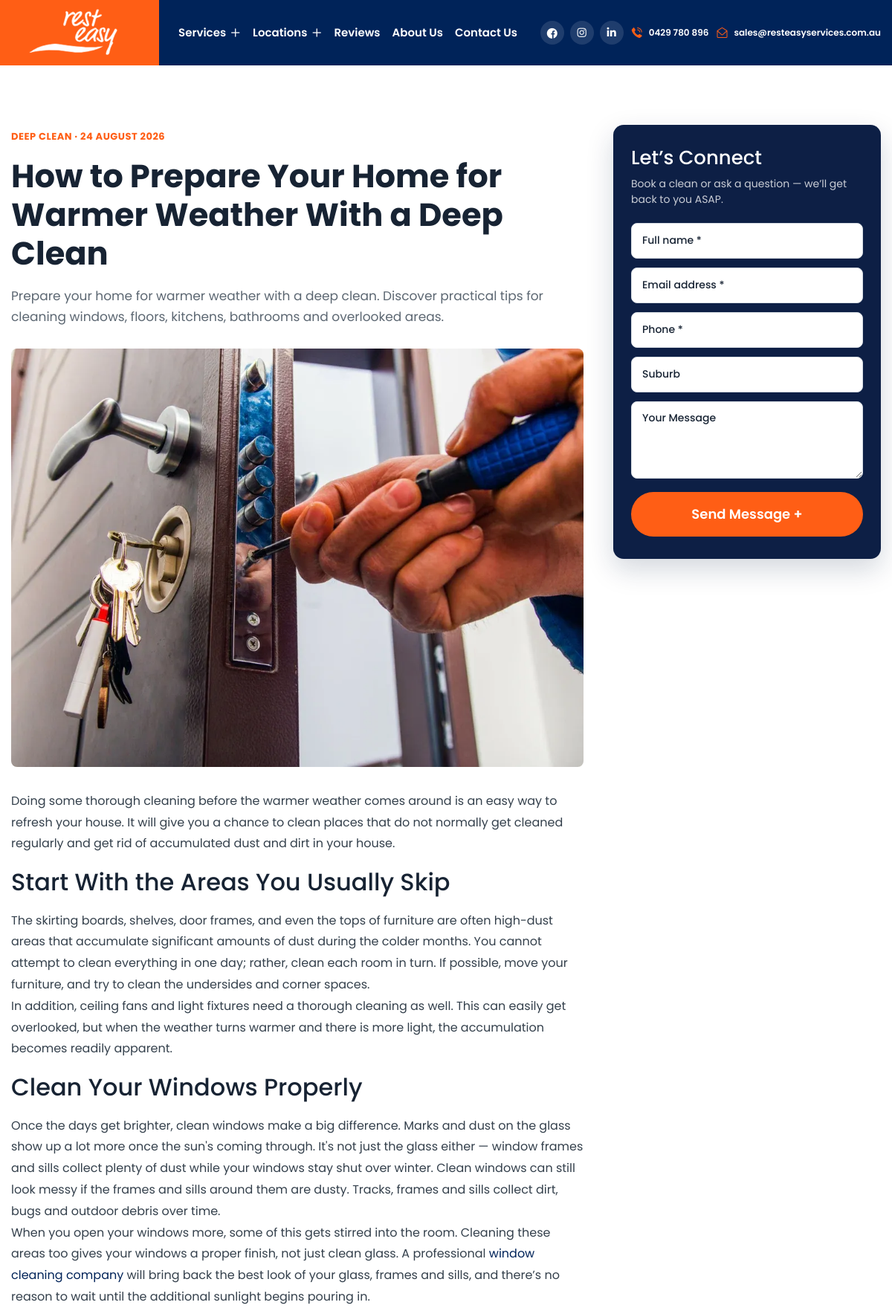
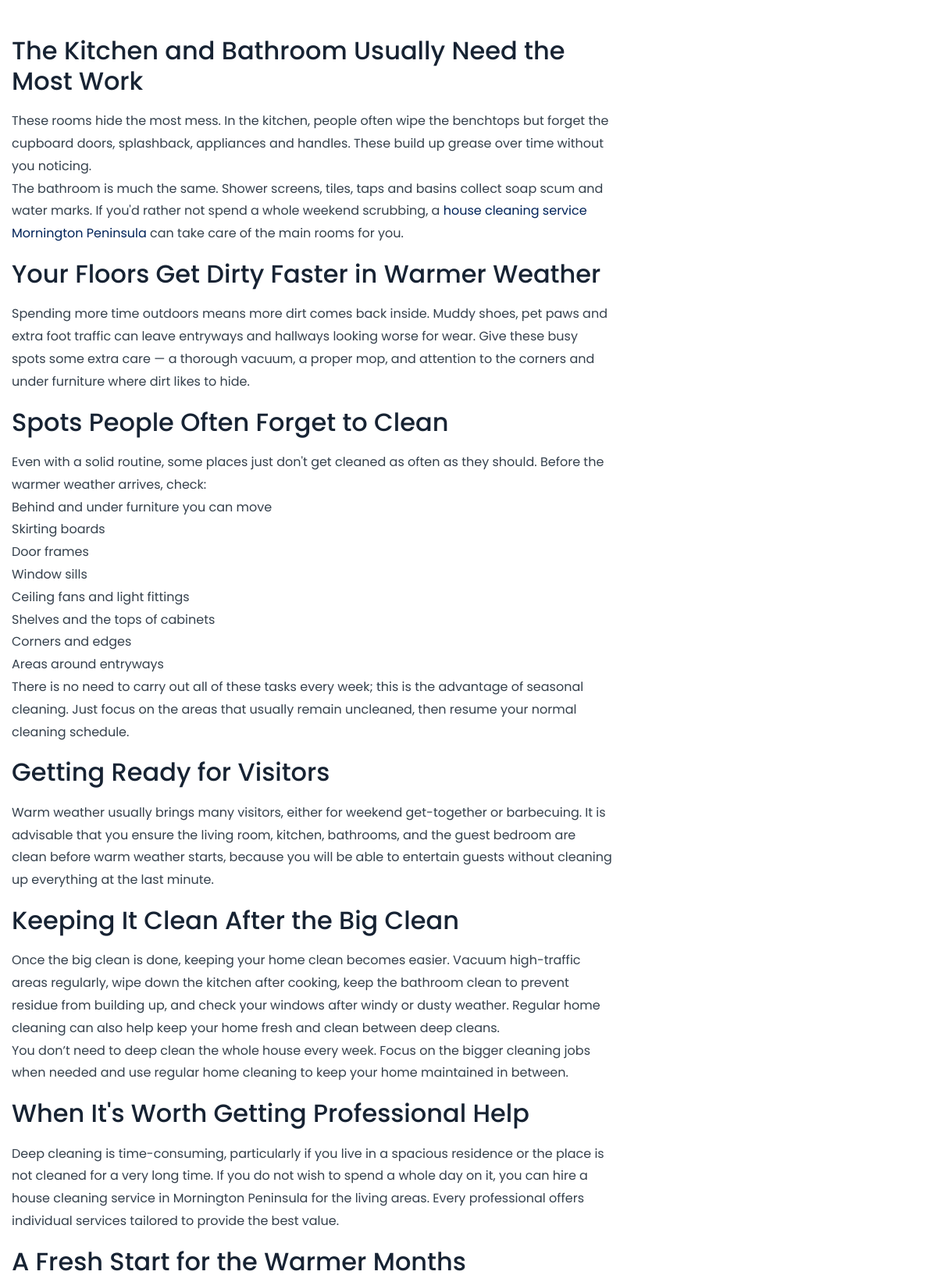
Screenshot of /blog/prepare-home-with-deep-clean (upper part) with the database file from the repository (2 pictures, top to bottom).
### tables this page shows
CREATE TABLE posts (
            id INTEGER PRIMARY KEY AUTOINCREMENT,
            title TEXT NOT NULL,
            slug TEXT NOT NULL UNIQUE,
            excerpt TEXT NOT NULL DEFAULT '',
            body TEXT NOT NULL DEFAULT '',
            featured_image TEXT,
            image_width INTEGER,
            image_height INTEGER,
            category_id INTEGER,
            meta_title TEXT NOT NULL DEFAULT '',
            meta_description TEXT NOT NULL DEFAULT '',
            status TEXT NOT NULL DEFAULT 'draft' CHECK(status IN ('draft', 'published')),
            published_at TEXT,
            created_at TEXT NOT NULL DEFAULT CURRENT_TIMESTAMP,
            updated_at TEXT NOT NULL DEFAULT CURRENT_TIMESTAMP, canonical_url TEXT NOT NULL DEFAULT '', custom_schema TEXT NOT NULL DEFAULT '',
            FOREIGN KEY(category_id) REFERENCES categories(id) ON DELETE SET NULL
        );

CREATE TABLE categories (
            id INTEGER PRIMARY KEY AUTOINCREMENT,
            name TEXT NOT NULL UNIQUE,
            slug TEXT NOT NULL UNIQUE
        );

### includes/blog/db.php (called while the page is built, shortened)
<?php
function blog_db(): PDO
{
    $db = new PDO('sqlite:' . BLOG_DB_PATH, null, null, [
        PDO::ATTR_ERRMODE => PDO::ERRMODE_EXCEPTION,
        PDO::ATTR_DEFAULT_FETCH_MODE => PDO::FETCH_ASSOC,
        PDO::ATTR_EMULATE_PREPARES => false,
    ]);
    $db->exec('PRAGMA journal_mode = WAL');
    $db->exec('PRAGMA foreign_keys = ON');
    blog_migrate($db);
    return $db;
}
function blog_migrate(PDO $db): void
{
    $db->exec(
        'CREATE TABLE IF NOT EXISTS admins (
            id INTEGER PRIMARY KEY AUTOINCREMENT,
            email TEXT NOT NULL UNIQUE,
            password_hash TEXT NOT NULL,
            must_change_password INTEGER NOT NULL DEFAULT 1,
            created_at TEXT NOT NULL DEFAULT CURRENT_TIMESTAMP
        );
        CREATE TABLE IF NOT EXISTS categories (
            id INTEGER PRIMARY KEY AUTOINCREMENT,
            name TEXT NOT NULL UNIQUE,
            slug TEXT NOT NULL UNIQUE
        );
        CREATE TABLE IF NOT EXISTS posts (
            id INTEGER PRIMARY KEY AUTOINCREMENT,
            title TEXT NOT NULL,
            slug TEXT NOT NULL UNIQUE,
            excerpt TEXT NOT NULL DEFAULT \'\',
            body TEXT NOT NULL DEFAULT \'\',
            featured_image TEXT,
            image_width INTEGER,
            image_height INTEGER,
            category_id INTEGER,
            meta_title TEXT NOT NULL DEFAULT \'\',
            meta_description TEXT NOT NULL DEFAULT \'\',
            canonical_url TEXT NOT NULL DEFAULT \'\',
            custom_schema TEXT NOT NULL DEFAULT \'\',
            status TEXT NOT NULL DEFAULT \'draft\' CHECK(status IN (\'draft\', \'published\')),
            published_at TEXT,
            created_at TEXT NOT NULL DEFAULT CURRENT_TIMESTAMP,
            updated_at TEXT NOT NULL DEFAULT CURRENT_TIMESTAMP,
            FOREIGN KEY(category_id) REFERENCES categories(id) ON DELETE SET NULL
        );
        CREATE INDEX IF NOT EXISTS posts_slug_idx ON posts(slug);
        CREATE INDEX IF NOT EXISTS posts_status_published_idx ON posts(status, published_at);'
    );
    blog_add_column_if_missing($db, 'posts', 'canonical_url', "TEXT NOT NULL DEFAULT ''");
    blog_add_column_if_missing($db, 'posts', 'custom_schema', "TEXT NOT NULL DEFAULT ''");
}
function blog_add_column_if_missing(PDO $db, string $table, string $column, string $definition): void
{
    $columns = $db->query('PRAGMA table_info(' . $table . ')')->fetchAll();
    foreach ($columns as $existingColumn) {
        if ($existingColumn['name'] === $column) {
            return;
        }
    }
}

### includes/blog/posts.php (called while the page is built, shortened)
<?php
require_once __DIR__ . '/db.php';
require_once __DIR__ . '/sanitize.php';
function blog_post_by_slug(string $slug, bool $publishedOnly = true): ?array
{
    $sql = 'SELECT p.*, c.name AS category_name, c.slug AS category_slug FROM posts p
        LEFT JOIN categories c ON c.id = p.category_id WHERE p.slug = :slug';
    if ($publishedOnly) {
        $sql .= " AND p.status = 'published' AND p.published_at <= CURRENT_TIMESTAMP";
    }
    $statement = blog_db()->prepare($sql);
    $statement->execute(['slug' => $slug]);
    return $statement->fetch() ?: null;
}

### includes/blog/sanitize.php (called while the page is built, shortened)
<?php
function blog_e(?string $value): string
{
    return htmlspecialchars((string) $value, ENT_QUOTES | ENT_SUBSTITUTE, 'UTF-8');
}

### includes/google-form-config.php (called while the page is built, shortened)
<?php
$resteasyGoogleForm = array(
    'action' => 'https://docs.google.com/forms/d/e/1FAIpQLSdCIbBIsKXWtOcwRe28oKjqaYnTl6guL9RDVwQ7PWZQjdRPrA/formResponse',
    'fbzx' => '5596094188197341058',
    'fields' => array(
        'name' => 'entry.1851744550',
        'email' => 'entry.317856632',
        'phone' => 'entry.2075248938',
        'suburb' => 'entry.1778987614',
        'message' => 'entry.230954203',
    ),
);
$resteasyEnquiryEmailUrl = '/assets/inc/sendemail.php';

### blog/post.php (the view, shortened to what this page needs)
<?php
require_once __DIR__ . '/../includes/blog/posts.php';
require_once __DIR__ . '/../includes/google-form-config.php';
$slug = $_GET['slug'] ?? '';
$post = blog_post_by_slug($slug);
$googleForm = $resteasyGoogleForm;
?>
<!doctype html>
<html lang="en">
<head>
    <link rel="stylesheet" href="assets/vendors/bootstrap/css/bootstrap.min.css">
    <link rel="stylesheet" href="assets/vendors/fontawesome/css/all.min.css">
    <link rel="stylesheet" href="assets/vendors/thm-icons/style.css">
    <link rel="stylesheet" href="assets/css/style.css">
    <link rel="stylesheet" href="assets/css/responsive.css?v=20260825h">
    <link rel="stylesheet" href="assets/css/color-1.css">
    <link rel="stylesheet" href="assets/css/blog.css?v=20260825h">
</head>
<body>
<div class="page-wrapper">
<?php include __DIR__ . '/../includes/header.php'; ?>
<main class="blog-page">
    <div class="container">
        <div class="blog-post-layout">
            <article class="blog-article">
                <header class="blog-article__header">
                    <div class="blog-card__meta"><?= blog_e($post['category_name'] ?: 'Cleaning tips') ?> · <?= blog_e(date('j F Y', strtotime($post['published_at']))) ?></div>
                    <h1><?= blog_e($post['title']) ?></h1>
                    <?php if ($post['excerpt']): ?><p><?= blog_e($post['excerpt']) ?></p><?php endif; ?>
                </header>
                <?php if ($post['featured_image']): ?>
                    <img class="blog-article__hero" src="/uploads/blog/<?= blog_e($post['featured_image']) ?>" width="<?= (int) $post['image_width'] ?>" height="<?= (int) $post['image_height'] ?>" alt="<?= blog_e($post['title']) ?>" fetchpriority="high" decoding="async">
                <?php endif; ?>
                <div class="blog-article__content"><?= $post['body'] ?></div>
            </article>
            <aside class="blog-sidebar" aria-label="Get a free quote">
                <div class="blog-sidebar__cta">
                    <h2>Let’s Connect</h2>
                    <p>Book a clean or ask a question — we’ll get back to you ASAP.</p>
                    <form id="blog-sidebar-form"
                          action="<?= htmlspecialchars($googleForm['action'], ENT_QUOTES, 'UTF-8') ?>"
                          method="POST"
                          target="gform_hidden_iframe_blog"
                          class="comment-one__form blog-sidebar__form"
                          data-google-form="1"
                          data-enquiry-email-url="<?= htmlspecialchars($resteasyEnquiryEmailUrl, ENT_QUOTES, 'UTF-8') ?>"
                          autocomplete="on">
                        <div class="comment-form__input-box">
                            <input type="text" placeholder="Full name *"
                                   name="<?= htmlspecialchars($googleForm['fields']['name'], ENT_QUOTES, 'UTF-8') ?>"
                                   data-enquiry-field="name" required>
                        </div>
                        <div class="comment-form__input-box">
                            <input type="email" placeholder="Email address *"
                                   name="<?= htmlspecialchars($googleForm['fields']['email'], ENT_QUOTES, 'UTF-8') ?>"
                                   data-enquiry-field="email" required>
                        </div>
                        <div class="comment-form__input-box">
                            <input type="tel" placeholder="Phone *"
                                   name="<?= htmlspecialchars($googleForm['fields']['phone'], ENT_QUOTES, 'UTF-8') ?>"
                                   data-enquiry-field="phone" required>
                        </div>
                        <div class="comment-form__input-box">
                            <input type="text" placeholder="Suburb"
                                   name="<?= htmlspecialchars($googleForm['fields']['suburb'], ENT_QUOTES, 'UTF-8') ?>"
                                   data-enquiry-field="suburb">
                        </div>
                        <div class="comment-form__input-box">
                            <textarea placeholder="Your Message"
                                      name="<?= htmlspecialchars($googleForm['fields']['message'], ENT_QUOTES, 'UTF-8') ?>"
                                      data-enquiry-field="message" rows="4"></textarea>
                        </div>
                        <button class="thm-btn" type="submit" id="blog-sidebar-submit">
                            <span class="txt">Send Message +</span>
                        </button>
                    </form>
                </div>
            </aside>
        </div>
    </div>
</main>
</div>
</body></html>

### assets/css/color-1.css (style rules this page uses)
:root { --thm-base: #002359; --thm-base-rgb: 0, 35, 89; --thm-black: #002359; --thm-black-rgb: 0, 35, 89; }

### assets/css/blog.css (style rules this page uses)
.blog-page { padding: 80px 0; background: #fff; width: 100%; max-width: 100%; overflow-x: clip; }
.blog-page > .container { width: 100%; max-width: 1360px; }
.blog-card__meta { color: #ff5e15; font-size: 13px; font-weight: 700; text-transform: uppercase; letter-spacing: 0.04em; }
.blog-article { max-width: none; margin: 0; min-width: 0; width: 100%; }
.blog-article__header { text-align: left; margin-bottom: 28px; }
.blog-article__header h1 { font-size: clamp(26px, 3.6vw, 46px); line-height: 1.2; margin: 12px 0 16px; color: #172333; overflow: visible; height: auto; max-height: none; word-break: break-word; overflow-wrap: anywhere; }
.blog-article__header p { color: #5c6772; font-size: 17px; line-height: 1.7; margin: 0; }
.blog-article__hero { width: 100%; max-width: 100%; height: auto; margin: 0 0 32px; border-radius: 8px; display: block; }
.blog-article__content { color: #34404c; font-size: 16px; line-height: 1.8; overflow-wrap: anywhere; }
.blog-article__content h2, .blog-article__content h3 { color: #172333; margin-top: 18px; margin-bottom: 18px; overflow-wrap: anywhere; }
.blog-post-layout { display: flex !important; flex-wrap: nowrap; align-items: flex-start; gap: 40px; width: 100%; }
.blog-post-layout > .blog-article { flex: 1 1 auto; min-width: 0; max-width: none; width: auto; margin: 0; }
.blog-post-layout > .blog-sidebar { flex: 0 0 360px; width: 360px; max-width: 360px; position: sticky; top: 110px; align-self: flex-start; }
.blog-sidebar__cta { background: #0d1f45 !important; color: #fff; border-radius: 14px; padding: 28px 24px 30px; box-shadow: 0 14px 36px rgba(13, 31, 69, 0.18); }
.blog-sidebar__cta h2 { margin: 0 0 8px; color: #fff !important; font-size: 26px; line-height: 1.25; }
.blog-sidebar__cta > p { margin: 0 0 20px; color: rgba(255, 255, 255, 0.78); font-size: 14px; line-height: 1.55; }
.blog-sidebar__form .comment-form__input-box, .blog-sidebar__form .comment-form__input-boxx { margin-bottom: 12px; width: 100%; }
.blog-sidebar__form input, .blog-sidebar__form textarea { width: 100% !important; max-width: 100% !important; border: 1px solid #d7dde3 !important; background: #fff !important; color: #172333 !important; border-radius: 8px !important; padding: 12px 14px !important; font-size: 14px !important; line-height: 1.4 !important; height: auto !important; min-height: 48px; box-sizing: border-box; }
.blog-sidebar__form textarea { min-height: 96px !important; resize: vertical; }
.blog-sidebar__form .thm-btn { width: 100%; text-align: center; margin-top: 6px; background: #ff5e15 !important; border: 0; display: inline-block; }

### rows the page displays
posts: category.name "DEEP CLEAN", published_at "24 AUGUST 2026", title "How to Prepare Your Home for Warmer Weather With a Deep Clean", excerpt "Prepare your home for warmer weather with a deep clean. Discover practical tips for cleaning windows, floors, kitchens, bathrooms and overlooked areas.", featured_image (picture), body "Doing some thorough cleaning before the warmer weather comes around is an easy way to refresh your house. It will give you a chance to clean places that do not normally get cleaned regularly and get rid of accumulated dust and dirt in your house. Start With the Areas You Usually Skip The skirting boards, shelves, door frames, and even the tops of furniture are often high-dust areas that accumulate significant amounts of dust during the colder months. You cannot attempt to clean everything in one day; rather, clean each room in turn. If possible, move your furniture, and try to clean the undersides and corner spaces. In addition, ceiling fans and light fixtures need a thorough cleaning as…"
